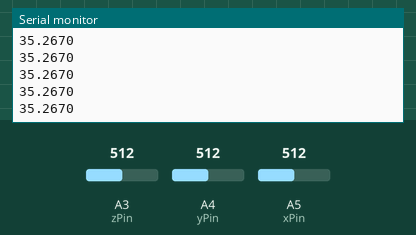
Recording of a sketch running on a simulated Arduino Uno, built with avr-gcc and run on an emulated ATmega328P. Parts: the last lines printed to the serial monitor. Inputs (shaded band) come from the test bench; at power-on: A3 (zPin) = 512, A4 (yPin) = 512, A5 (xPin) = 512.

Above: at 1.2 s.
1.3 s: A3 (zPin) set to 716
At 2.2 s:
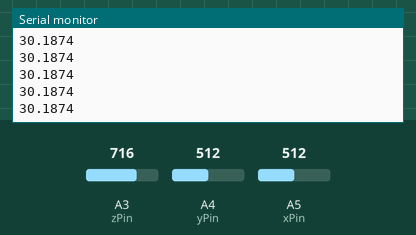
2.8 s: A4 (yPin) set to 716
At 3.8 s:
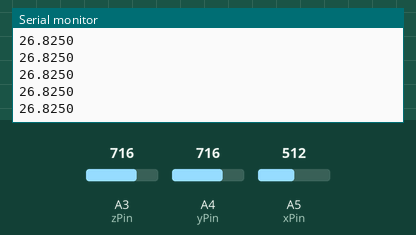
4.3 s: A5 (xPin) set to 716
At 4.9 s:
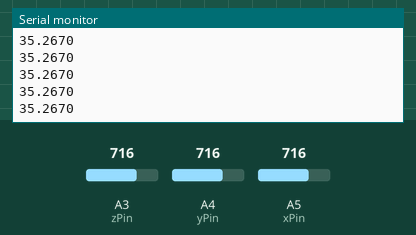
5.8 s: A3 (zPin) set to 900
At 6.8 s:
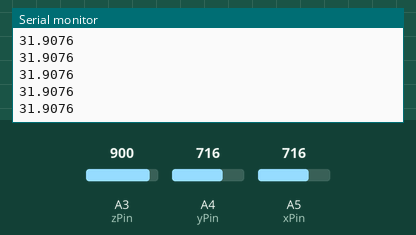
7.3 s: A4 (yPin) set to 900
At 8.0 s:
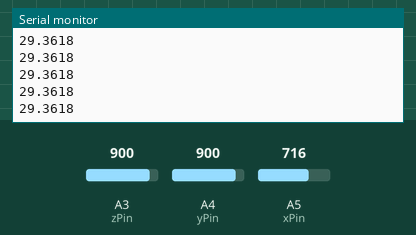
8.8 s: A5 (xPin) set to 900
At 9.5 s:
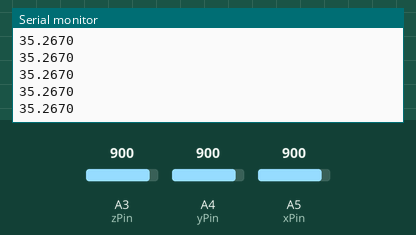
Timing chart, 0 to 11.3 s (numbered marks = the images above; inputs shaded):
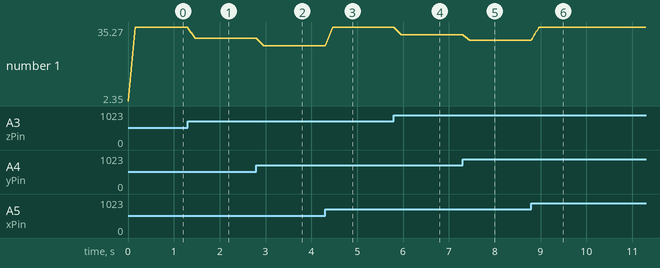

Measured:
- after the input at 1.3 s, the serial monitor: prints a new line at once (image 1)
- after the input at 2.8 s, the serial monitor: prints a new line at once (image 2)
- after the input at 4.3 s, the serial monitor: prints a new line at once (image 3)
- after the input at 5.8 s, the serial monitor: prints a new line at once (image 4)
- after the input at 7.3 s, the serial monitor: prints a new line at once (image 5)
- after the input at 8.8 s, the serial monitor: prints a new line at once (image 6)
- plotted number 1: 35.27 → 30.19 after the input at 1.3 s, 30.19 → 26.82 after the input at 2.8 s, 26.82 → 35.27 after the input at 4.3 s, 35.27 → 31.91 after the input at 5.8 s, 31.91 → 29.36 after the input at 7.3 s

The sketch:

TrebuchetArduinoCode.ino
```cpp
//connect 3.3v to AREF

const int xPin = A5;
const int yPin = A4;
const int zPin = A3;
const int radius = 5; //change it!!!
const int mass = 0.2;

unsigned long time_start_low = 0;
unsigned long time_finish = 0;
float monitor_pitch = 0, start_pitch = 0, finish_pitch = 0;

float monitor_pitch_sum = 0; // for our sliding window average
const int SLIDING_WINDOW_SIZE = 15;
float pitch_buffer[SLIDING_WINDOW_SIZE];
int readIndex = 0;

float max_velocity = 0, current_velocity = 0;

float roll = 0, pitch = 0, old_pitch = 0;   //Roll & Pitch are the angles which rotate by the axis X and y

float monitor_pitch_full_range = 0;

void setup() {
  // initialize serial communications at 9600 bps:
  Serial.begin(9600);

  // initialize the smoothing average array to zero
  for(int i=0; i<SLIDING_WINDOW_SIZE; i++){
    pitch_buffer[i] = 0;
  }
}

void loop() {

  int xReading = analogRead(xPin);
  int yReading = analogRead(yPin);
  int zReading = analogRead(zPin);

  // Smoothing code based on https://www.arduino.cc/en/tutorial/smoothing
  monitor_pitch = calculatePitch(xReading, yReading, zReading);//xhange pitch
  monitor_pitch_sum = monitor_pitch_sum - pitch_buffer[readIndex];
  pitch_buffer[readIndex] = monitor_pitch;
  monitor_pitch_sum = monitor_pitch_sum + pitch_buffer[readIndex];
  readIndex++;

  // if we're at the end of the array...
  if (readIndex >= SLIDING_WINDOW_SIZE) {
    // ...wrap around to the beginning:
    readIndex = 0;
  }

  float avgPitch = monitor_pitch_sum / (float)SLIDING_WINDOW_SIZE;

  //Serial.print(monitor_pitch,2);
  //Serial.print(",");
  Serial.println(avgPitch,4);

  delay(10);
}

/**
   This function calculates the trebuchet pitch from accelerometer readings
*/
float calculatePitch(int xReading, int yReading, int zReading) {
  double x_Buff = double(xReading);
  double y_Buff = double(yReading);
  double z_Buff = double(zReading);

  // We no longer need to calculate roll but keeping this code snippet here
  // in case we change our mind
  // roll = atan2(y_Buff , z_Buff) * 57.3;

  //float curPitch = -atan2((-xReading) , sqrt(yReading * yReading + zReading * zReading)) * 57.3;
  float curPitch = -atan2((- x_Buff) , sqrt(y_Buff * y_Buff + z_Buff * z_Buff)) * 57.3;

  return curPitch;
}
```
